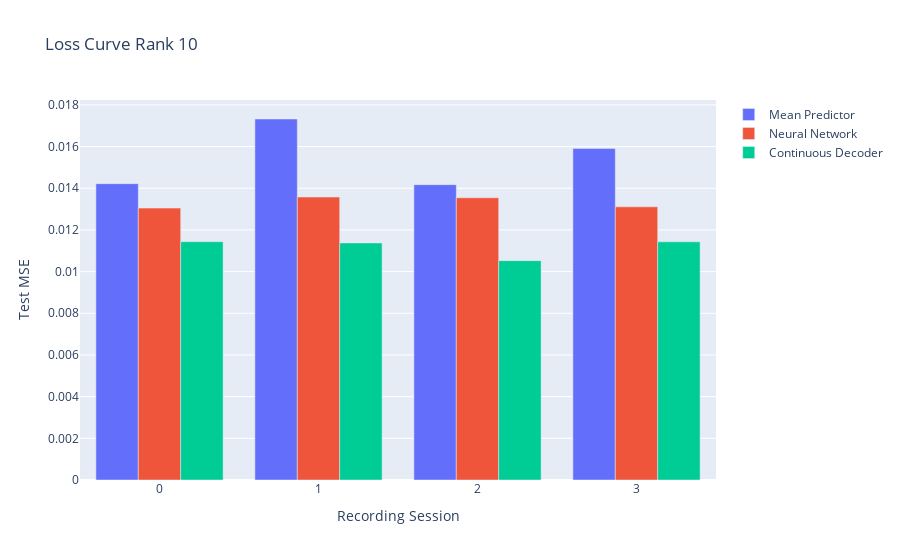

The cell this chart's notebook holds for it:
### Code cell
fig = go.Figure()
# fig.add_trace(go.Bar(x=np.arange(TOTAL_RECORDINGS), y=test_loss_zero_predictor, name='Zero Predictor'))
fig.add_trace(go.Bar(x=np.arange(TOTAL_RECORDINGS), y=test_loss_mean_predictor, name='Mean Predictor'))
# fig.add_trace(go.Bar(x=np.arange(TOTAL_RECORDINGS), y=test_loss_reduced_rank, name='Reduced Rank'))
# fig.add_trace(go.Bar(x=np.arange(TOTAL_RECORDINGS), y=test_loss_ARD, name='ARD Model'))
fig.add_trace(go.Bar(x=np.arange(TOTAL_RECORDINGS), y=test_loss_neural_network, name='Neural Network'))
fig.add_trace(go.Bar(x=np.arange(TOTAL_RECORDINGS), y=test_loss_continuous_decoder, name='Continuous Decoder'))
fig.update_layout(title=f'Loss Curve Rank {RANK}', xaxis_title='Recording Session', yaxis_title='Test MSE')
fig.show()

### Figure 1 — Plotly figure (JSON) as saved in the notebook; plotly's stock layout.template omitted (floating-point values rounded to 4 significant figures)
{"data": [{"name": "Mean Predictor", "type": "bar", "x": [0, 1, 2, 3], "y": [0.01422, 0.01732, 0.01417, 0.01591]}, {"name": "Neural Network", "type": "bar", "x": [0, 1, 2, 3], "y": [0.01305, 0.01358, 0.01354, 0.01311]}, {"name": "Continuous Decoder", "type": "bar", "x": [0, 1, 2, 3], "y": [0.01144, 0.01137, 0.01053, 0.01143]}], "layout": {"title": {"text": "Loss Curve Rank 10"}, "xaxis": {"title": {"text": "Recording Session"}}, "yaxis": {"title": {"text": "Test MSE"}}}}
